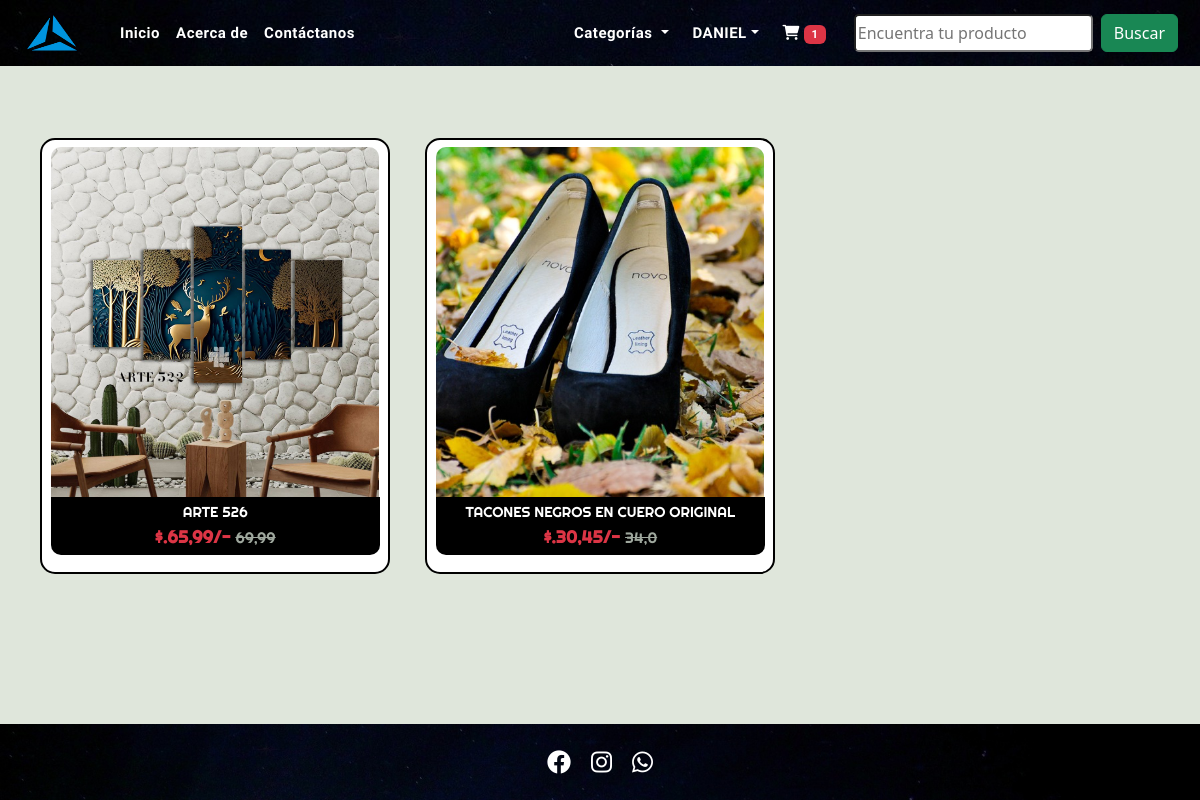
Screenshot of /wishlist/ (signed in) with the database file from the repository.
### app/models.py (models this page shows, shortened)
class Wishlist(models.Model):
    user = models.ForeignKey(User,on_delete=models.CASCADE)
    product = models.ForeignKey(Product,on_delete=models.CASCADE)
    class Meta:
        verbose_name_plural = "Lista de seguimiento"

class Product(models.Model):
    titulo_producto = models.CharField(max_length=100)
    precio_venta = models.FloatField()
    precio_con_descuento = models.FloatField()
    descripcion = models.TextField()
    referencia = models.TextField(default='')
    pais_origen = models.CharField(choices=COUNTRY_CHOICES, max_length=60)
    categoria = models.CharField(choices=CATEGORY_CHOICES, max_length=2)
    imagen_producto = models.ImageField(upload_to='product')
    class Meta:
        verbose_name_plural = "Productos"

### app/views.py (the view)
# urls.py: path('wishlist/',views.show_wishlist,name='showwishlist'),
def show_wishlist(request):
    user = request.user
    totalitem = 0
    wishitem = 0
    if request.user.is_authenticated:
        totalitem = len(Cart.objects.filter(user=request.user))
        wishitem = len(Wishlist.objects.filter(user=request.user))
    product= Wishlist.objects.filter(user=user)
    return render(request,"app/wishlist.html",locals())

### app/templates/app/wishlist.html (shortened to what this page needs)
{% extends 'app/base.html' %}
{% load static %}
{% block main-content %}
    <br>
    <div class="container my-5">
        <div class="row" id="product-grid">
            {% for prod in product %}
                <div class="product-item" id="fav-product-col">
                    <a href="{% url 'product-detail' prod.product.id %}" class="btn">
                        <div class="product-content">
                            <img src="{{prod.product.imagen_producto.url}}" alt="{{prod.product.titulo_producto}}">
                        </div>
                        <div class="product-details">
                            <div>{{prod.product.titulo_producto}}</div>
                            <div class="fw-bold text-danger">
                                $.{{prod.product.precio_con_descuento}}/-
                                <small class="fw-light text-decoration-line-through">{{prod.product.precio_venta}}</small>
                            </div>
                        </div>
                    </a>
                </div>
            {% endfor %}
        </div>
    </div>
{% endblock main-content %}

### app/templates/app/base.html (shortened to what this page needs)
<!DOCTYPE html>
{% load static %}
<html lang="en">
<head>
    <link href="https://cdn.jsdelivr.net/npm/bootstrap@5.3.2/dist/css/bootstrap.min.css" rel="stylesheet">
    <link href="https://cdnjs.cloudflare.com/ajax/libs/select2/4.0.13/css/select2.min.css" rel="stylesheet" />
    <link rel="stylesheet" href="https://cdnjs.cloudflare.com/ajax/libs/font-awesome/6.0.0/css/all.min.css"
>
    <link rel="stylesheet" href="{% static 'app/css/owl.carousel.min.css' %}">
    <link rel="stylesheet" href="{% static 'src/bundle.css' %}">
    <link rel="stylesheet" href="{% static 'app/css/styles.css' %}">
</head>
<body class="dark">
    <nav class="navbar navbar-expand-lg navbar-dark" id='navbar'>
        <div class="container-fluid">
            <a href="/">
                <img src="{% static 'assets/images/icons/logolili.png' %}" width='60' height='50'>
            </a>
            <div class="collapse navbar-collapse" id="navbarSupportedContent">
                <ul class="navbar-nav me-auto mb-2 mb-lg-0 pc-only">
                    <li class="nav-item">
                        <a class="nav-link active" aria-current="page" href="/">Inicio</a>
                    </li>
                    <li class="nav-item">
                        <a class="nav-link active" href="{% url 'about' %}">Acerca de</a>
                    </li>
                    <li class="nav-item">
                        <a class="nav-link active" href="{% url 'contact' %}">Contáctanos</a>
                    </li>
                </ul>
                <ul class="navbar-nav">
                    <li class="nav-item dropdown">
                        <a class="nav-link dropdown-toggle active" href="#" role="button" data-bs-toggle="dropdown" aria-expanded="false">
                            Categorías
                        </a>
                    </li>
                    <li class="nav-item dropdown mx-2">
                        {% if request.user.is_authenticated %}
                        <a class="nav-link dropdown-toggle active" href="#" id="profileDropdown" role="button" data-bs-toggle="dropdown" aria-expanded="false">{{user|upper}}</a>
                    </li>
                    <li class="nav-item">
                        <a href="{% url 'showcart' %}" class="nav-link active">
                            <i class="fas fa-shopping-cart"></i>
                            <span class="badge bg-danger">{% if totalitem > 0 %}{{totalitem}}{% endif %}</span>
                        </a>
                    </li>
                </ul>
                <form class="d-flex" role="search" action="/search">
                    <input class="form-control-1 me-2" type="search" placeholder="Encuentra tu producto" name="search" aria-label="Search">
                    <button class="btn btn-outline-success active" type="submit">Buscar</button>
                </form>
                {% endif %}
            </div>
        </div>
    </nav>
      {% block main-content %} {% endblock main-content %}
        <footer class="footer">
            <div class="social-icons">
                <a href="https://www.facebook.com/profile.php?id=100060375376089" class="icon" target="_blank"><i class="fab fa-facebook"></i></a>
                <a href="https://www.instagram.com/_astralshopp/" class="icon" target="_blank"><i class="fab fa-instagram"></i></a>
                <a href="https://api.whatsapp.com/send?phone=573017753925" class="icon" target="_blank"><i class="fab fa-whatsapp"></i></a>
            </div>
        </footer>
</body>
</html>

### rows the page displays
Wishlist: product.imagen_producto (picture), product.titulo_producto "ARTE 526", product.precio_con_descuento "65,99", product.precio_venta "69,99"
Wishlist: product.imagen_producto (picture), product.titulo_producto "TACONES NEGROS EN CUERO ORIGINAL", product.precio_con_descuento "30,45", product.precio_venta "34,0"

### other values shown
{{ user|upper }} "DANIEL"
{{ totalitem }} "1"
